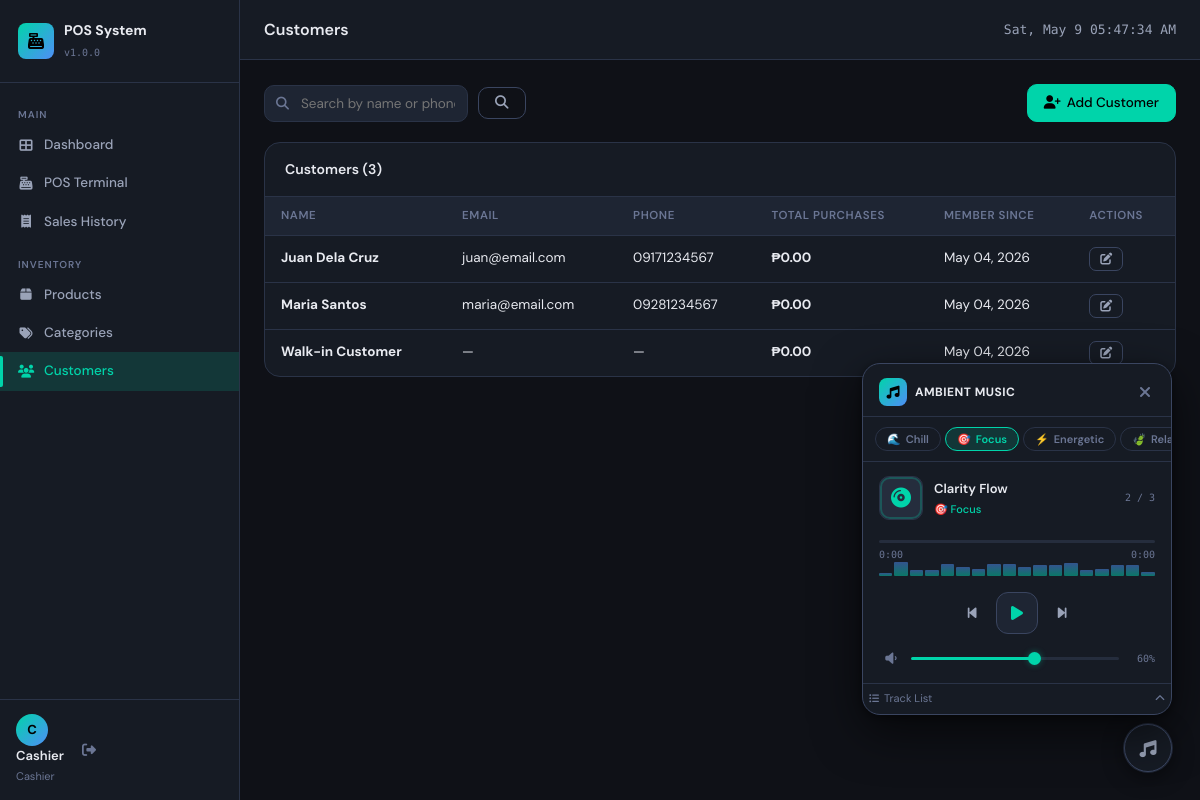
/index.php?url=customers (signed in), run on the app's committed database.
### tables this page shows
CREATE TABLE IF NOT EXISTS customers (
                                         id INT AUTO_INCREMENT PRIMARY KEY,
                                         name VARCHAR(150) NOT NULL,
                                         email VARCHAR(100),
                                         phone VARCHAR(20),
                                         address TEXT,
                                         total_purchases DECIMAL(12,2) DEFAULT 0.00,
                                         created_at TIMESTAMP DEFAULT CURRENT_TIMESTAMP,
                                         updated_at TIMESTAMP DEFAULT CURRENT_TIMESTAMP ON UPDATE CURRENT_TIMESTAMP
);

### app/controllers/CustomersController.php (called while the page is built, shortened)
<?php
class CustomersController extends Controller {
    private CustomerModel $customerModel;
    public function __construct() {
        $this->customerModel = new CustomerModel();
    }
    public function index(): void {
        $search = $_GET['search'] ?? '';
        $customers = $search ? $this->customerModel->search($search) : $this->customerModel->findAll('', 'name ASC');
        $this->view('customers/index', [
            'pageTitle' => 'Customers',
            'customers' => $customers,
            'search' => $search,
            'flash' => $this->getFlash(),
        ]);
    }
}

### config/database.php (called while the page is built, shortened)
<?php
class Database {
    private static $instance = null;
    private $connection;
    private function __construct() {
        $this->connection = new mysqli(DB_HOST, DB_USER, DB_PASS, DB_NAME, DB_PORT);
        $this->connection->set_charset('utf8mb4');
    }
    public static function getInstance(): Database {
        if (self::$instance === null) {
            self::$instance = new Database();
        }
        return self::$instance;
    }
    public function query(string $sql): mysqli_result|bool {
        $result = $this->connection->query($sql);
        return $result;
    }
}

### app/models/Model.php (called while the page is built, shortened)
<?php
class Model {
    protected Database $db;
    protected string $table = '';
    public function __construct() {
        $this->db = Database::getInstance();
    }
    public function findAll(string $conditions = '', string $orderBy = '', int $limit = 0): array {
        $sql = "SELECT * FROM {$this->table}";
        if ($orderBy) $sql .= " ORDER BY $orderBy";
        $result = $this->db->query($sql);
        $rows = [];
        while ($row = $result->fetch_assoc()) {
            $rows[] = $row;
        }
        return $rows;
    }
}

### app/views/customers/index.php (the view, shortened to what this page needs)
<div class="page-toolbar">
    <form method="GET" action="" class="filter-form">
        <div class="input-icon">
            <i class="fas fa-search"></i>
            <input type="text" name="search" value="<?= htmlspecialchars($search) ?>" placeholder="Search by name or phone...">
        </div>
        <button type="submit" class="btn btn-outline"><i class="fas fa-search"></i></button>
    </form>
    <a href="<?= BASE_URL ?>/index.php?url=customers/create" class="btn btn-primary"><i class="fas fa-user-plus"></i> Add Customer</a>
</div>
<div class="card">
    <div class="card-header">
        <h3>Customers (<?= count($customers) ?>)</h3>
    </div>
    <div class="card-body p-0">
        <table class="table">
            <thead>
                <tr><th>Name</th><th>Email</th><th>Phone</th><th>Total Purchases</th><th>Member Since</th><th>Actions</th></tr>
            </thead>
            <tbody>
                <?php if (empty($customers)): ?>
                <tr><td colspan="6" class="text-center text-muted">No customers found.</td></tr>
                <?php else: ?>
                <?php foreach ($customers as $c): ?>
                <tr>
                    <td><strong><?= htmlspecialchars($c['name']) ?></strong></td>
                    <td><?= htmlspecialchars($c['email'] ?? '—') ?></td>
                    <td><?= htmlspecialchars($c['phone'] ?? '—') ?></td>
                    <td><strong>₱<?= number_format($c['total_purchases'], 2) ?></strong></td>
                    <td><?= date('M d, Y', strtotime($c['created_at'])) ?></td>
                    <td>
                        <a href="<?= BASE_URL ?>/index.php?url=customers/edit/<?= $c['id'] ?>" class="btn btn-sm btn-outline"><i class="fas fa-edit"></i></a>
                    </td>
                </tr>
                <?php endforeach; ?>
                <?php endif; ?>
            </tbody>
        </table>
    </div>
</div>

### public/css/app.css (style rules this page uses)
:root { --bg: #0f1117; --bg2: #161b24; --bg3: #1e2533; --bg4: #252d3d; --border: #2a3347; --border2: #3a4560; --teal: #00d4aa; --teal-dim: #00b891; --teal-glow: rgba(0,212,170,.15); --blue: #4f8ef7; --orange: #f59e0b; --red: #ef4444; --green: #22c55e; --purple: #a78bfa; --text: #e8eaf0; --text2: #9aa3b8; --text3: #6b7694; --radius: 10px; --radius-lg: 16px; --shadow: 0 4px 24px rgba(0,0,0,.4); --shadow-sm: 0 2px 8px rgba(0,0,0,.3); --sidebar-w: 240px; --topbar-h: 60px; --font: 'DM Sans', sans-serif; --mono: 'DM Mono', monospace; }
* { box-sizing: border-box; margin: 0; padding: 0; }
body { font-family: var(--font); background: var(--bg); color: var(--text); font-size: 14px; line-height: 1.5; min-height: 100vh; }
a { color: inherit; text-decoration: none; }
.card { background: var(--bg2); border: 1px solid var(--border); border-radius: var(--radius-lg); overflow: hidden; }
.card-header { display: flex; align-items: center; justify-content: space-between; padding: 16px 20px; border-bottom: 1px solid var(--border); font-size: 14px; }
.card-header h3 { font-size: 14px; font-weight: 600; display: flex; align-items: center; gap: 8px; }
.card-body { padding: 20px; }
.card-body.p-0 { padding: 0; }
.table { width: 100%; border-collapse: collapse; font-size: 13.5px; }
.table th { background: var(--bg3); color: var(--text3); font-weight: 600; font-size: 11.5px; text-transform: uppercase; letter-spacing: .05em; padding: 10px 16px; text-align: left; border-bottom: 1px solid var(--border); }
.table td { padding: 11px 16px; border-bottom: 1px solid var(--border); vertical-align: middle; }
.table tr:last-child td { border-bottom: none; }
.btn { display: inline-flex; align-items: center; gap: 6px; padding: 8px 16px; border-radius: var(--radius); font-family: var(--font); font-size: 13.5px; font-weight: 500; cursor: pointer; border: 1px solid transparent; transition: all .2s; white-space: nowrap; }
.btn-primary { background: var(--teal); color: #000; border-color: var(--teal); }
.btn-outline { background: transparent; color: var(--text2); border-color: var(--border2); }
.btn-sm { padding: 5px 10px; font-size: 12px; border-radius: 7px; }
input[type=text], input[type=email], input[type=password], input[type=number], input[type=date], select, textarea { width: 100%; background: var(--bg3); border: 1px solid var(--border); border-radius: var(--radius); color: var(--text); font-family: var(--font); font-size: 13.5px; padding: 9px 12px; transition: border-color .2s; outline: none; -webkit-appearance: none; }
.input-icon { position: relative; }
.input-icon i { position: absolute; left: 12px; top: 50%; transform: translateY(-50%); color: var(--text3); font-size: 13px; z-index: 1; }
.input-icon input, .input-icon select { padding-left: 36px; }
.page-toolbar { display: flex; align-items: center; gap: 10px; justify-content: space-between; margin-bottom: 20px; }
.filter-form { display: flex; align-items: center; gap: 10px; flex-wrap: wrap; }

### data on the page
customers: name "Juan Dela Cruz", email "juan@email.com", phone "09171234567", total_purchases "0.00", created_at "May 04, 2026"
customers: name "Maria Santos", email "maria@email.com", phone "09281234567", total_purchases "0.00", created_at "May 04, 2026"
customers: name "Walk-in Customer", email "—", phone "—", total_purchases "0.00", created_at "May 04, 2026"

### other printed values
APP_NAME "POS System"
APP_VERSION "1.0.0"
substr($_SESSION['user']['name'] ?? 'U', 0, 1) "C"
$_SESSION['user']['name'] "Cashier"
$_SESSION['user']['role'] "Cashier"
$pageTitle "Customers"
count($customers) "3"
